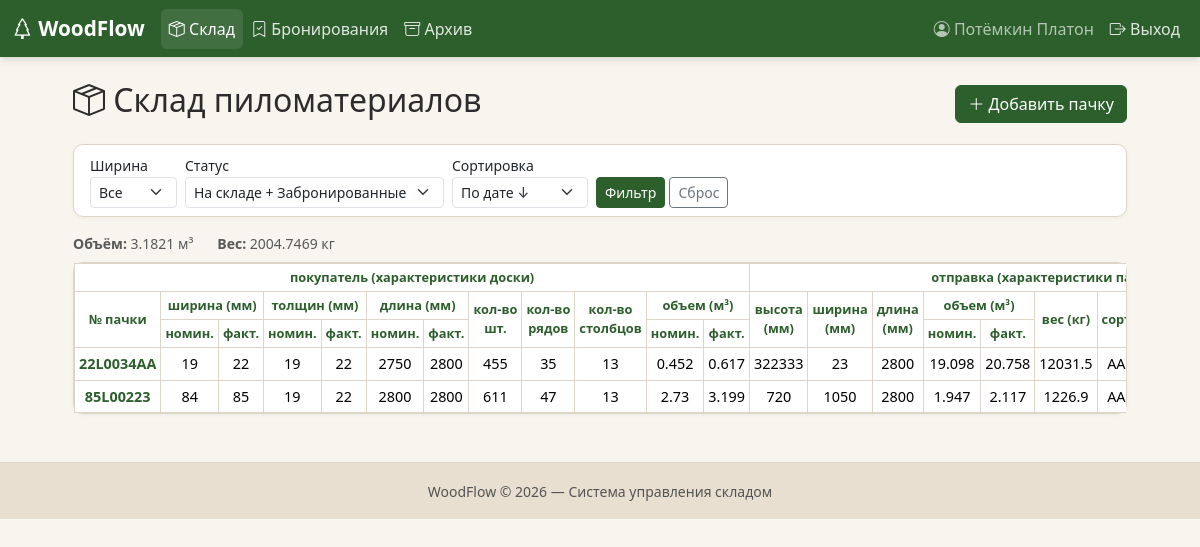
The app's page /stock (signed in) with its own data.
### models.py (models this page shows, shortened)
class User(UserMixin, db.Model):
    __tablename__ = "users"
    id = db.Column(db.Integer, primary_key=True)
    username = db.Column(db.String(80), unique=True, nullable=False)
    password_hash = db.Column(db.String(256), nullable=False)
    full_name = db.Column(db.String(150), default="")
    is_admin = db.Column(db.Boolean, default=False)
    is_active_user = db.Column(db.Boolean, default=True)
    created_at = db.Column(db.DateTime, default=lambda: datetime.now(ZoneInfo("Europe/Moscow")))
    @property
    def is_active(self):
        return self.is_active_user

class WoodPack(db.Model):
    __tablename__ = "wood_packs"
    id = db.Column(db.Integer, primary_key=True)
    number_pac = db.Column(db.String(16), default="", nullable=True)  # номер пачки
    grade = db.Column(db.String(5), default="")  # сорт
    width_fact_for_tam = db.Column(db.Float, nullable=False)  # мм ширина пачки
    width_fact_for_pok = db.Column(db.Float, nullable=True)  # мм ширина доски
    width_nominal_for_pok = db.Column(db.Float, nullable=True)
    thickness_fact_for_tam = db.Column(db.Float, nullable=False)  # мм толщина пачки
    thickness_fact_for_pok = db.Column(db.Float, nullable=True)  # мм толщина доски
    thickness_nominal_for_pok = db.Column(db.Float, nullable=True)
    length_nominal = db.Column(db.Float, nullable=True)  # мм длина доски
    length_fact = db.Column(db.Float, nullable=True)  # мм длина доски
    length_pack = db.Column(db.Float, nullable=False)  # мм длина пачки
    quantity = db.Column(db.Integer, nullable=True) # количество
    quantity_layers = db.Column(db.Integer, nullable=True) # количество слоёв
    quantity_in_layer = db.Column(db.Integer, nullable=True) # количество в слою
    volume_nominal_for_pok = db.Column(db.Float, nullable=True)
    volume_fact_for_pok = db.Column(db.Float, nullable=True)
    volume_nominal_for_tam = db.Column(db.Float, nullable=True)
    volume_fact_for_tam = db.Column(db.Float, nullable=True)
    weight_nominal_for_pok = db.Column(db.Float, nullable=True)
    weight_fact_for_pok = db.Column(db.Float, nullable=True)
    weight_nominal_for_tam = db.Column(db.Float, nullable=True)
    weight_fact_for_tam = db.Column(db.Float, nullable=True)
    status = db.Column(db.String(20), default="на_складе")
    notes = db.Column(db.Text, default="")
    created_at = db.Column(db.DateTime, default=lambda: datetime.now(ZoneInfo("Europe/Moscow")))
    created_by = db.Column(db.Integer, db.ForeignKey("users.id"))
    booking_id = db.Column(db.Integer, db.ForeignKey("bookings.id"), nullable=True)

### app.py (the view)
@app.route("/stock")
@login_required
def stock():
    q = WoodPack.query
    f_width = request.args.get("width", "")
    f_status = request.args.get("status", "")
    if f_width:
        q = q.filter(WoodPack.width_fact_for_pok == f_width)
    if f_status:
        q = q.filter(WoodPack.status == f_status)
    else:
        q = q.filter(WoodPack.status.in_(["на_складе", "забронирована"]))
    sort = request.args.get("sort", "date_desc")
    if sort == "width":
        q = q.order_by(WoodPack.width_fact_for_pok)
    elif sort == "volume":
        q = q.order_by(WoodPack.volume.desc())
    else:
        q = q.order_by(WoodPack.created_at.desc())
    page = request.args.get("page", 1, type=int)
    packs = q.paginate(page=page, per_page=25, error_out=False)
    all_widths = (
        db.session.query(WoodPack.width_fact_for_pok)
        .distinct()
        .order_by(WoodPack.width_fact_for_pok)
        .all()
    )
    displayed_packs = q.all()
    sum_volume = round(sum(p.volume_nominal_for_pok for p in displayed_packs), 4)
    sum_weight = round(sum(p.weight_nominal_for_pok for p in displayed_packs), 4)
    return render_template(
        "stock.html",
        packs=packs,
        all_widths=[w[0] for w in all_widths],
        f_width=f_width,
        f_status=f_status,
        sort=sort,
        sum_volume=sum_volume,
        sum_weight=sum_weight
    )

### app.py (called while the page is built)
@login_manager.user_loader
def load_user(user_id):
    return db.session.get(User, int(user_id))

### templates/stock.html (shortened to what this page needs)
{% extends "base.html" %}
{% block content %}
<div class="row justify-content-center">
<div class="col-lg-11">
    <div class="d-flex justify-content-between align-items-center mb-3">
        <h2><i class="bi bi-box-seam"></i> Склад пиломатериалов</h2>
        <a href="{{ url_for('add_pack') }}" class="btn btn-wf-green">
            <i class="bi bi-plus-lg"></i> Добавить пачку
        </a>
    </div>
    <div class="card wf-card mb-3">
        <div class="card-body py-2">
            <form method="get" class="row g-2 align-items-end">
                <div class="col-auto">
                    <label class="form-label small mb-0">Ширина</label>
                    <select name="width" class="form-select form-select-sm">
                        <option value="">Все</option>
                    </select>
                </div>
                <div class="col-auto">
                    <label class="form-label small mb-0">Статус</label>
                    <select name="status" class="form-select form-select-sm">
                        <option value="">На складе + Забронированные</option>
                    </select>
                </div>
                <div class="col-auto">
                    <label class="form-label small mb-0">Сортировка</label>
                    <select name="sort" class="form-select form-select-sm">
                        <option value="date_desc" {{ "selected" if sort == "date_desc" }}>По дате ↓</option>
                    </select>
                </div>
                <div class="col-auto">
                    <button class="btn btn-sm btn-wf-green">Фильтр</button>
                    <a href="{{ url_for('stock') }}" class="btn btn-sm btn-outline-secondary">Сброс</a>
                </div>
            </form>
        </div>
    </div>
    <div class="d-flex gap-4 mb-2 small text-muted">
        <span><b>Объём:</b> {{ sum_volume }} м³</span>
        <span><b>Вес:</b> {{ sum_weight }} кг</span>
    </div>
    <div class="card wf-card">
        <div class="table-responsive">
            <table class="table table-bordered table-hover table-sm mb-0 align-middle text-center table-dense">
                <thead class="wf-thead">
                    <tr>
                        <th colspan="12">покупатель (характеристики доски)</th>
                        <th colspan="10">отправка (характеристики пачки)</th>
                    </tr>
                    <tr>
                        <th rowspan="2" style="vertical-align: middle;">№ пачки</th>
                        <th colspan="2">ширина (мм)</th>
                        <th colspan="2">толщин (мм)</th>
                        <th colspan="2">длина (мм)</th>
                        <th rowspan="2" style="vertical-align: middle;">кол-во<br> шт.</th>
                        <th rowspan="2" style="vertical-align: middle;">кол-во<br> рядов</th>
                        <th rowspan="2" style="vertical-align: middle;">кол-во<br> столбцов</th>
                        <th colspan="2">объем (м³)</th>
                        <th rowspan="2" style="vertical-align: middle;">высота<br> (мм)</th>
                        <th rowspan="2" style="vertical-align: middle;">ширина<br> (мм)</th>
                        <th rowspan="2" style="vertical-align: middle;">длина<br> (мм)</th>
                        <th colspan="2">объем (м³)</th>
                        <th rowspan="2" style="vertical-align: middle;">вес (кг)</th>
                        <th rowspan="2" style="vertical-align: middle;">сорт</th>
                    </tr>
                    <tr>
                        <th>номин.</th>
                        <th>факт.</th>
                        <th>номин.</th>
                        <th>факт.</th>
                        <th>номин.</th>
                        <th>факт.</th>
                        <th>номин.</th>
                        <th>факт.</th>
                        <th>номин.</th>
                        <th>факт.</th>
                    </tr>
                </thead>
                <tbody>
                {% for p in packs.items %}
                <tr>
                    <td class="fw-bold text-wf-green">{{ p.number_pac }}</td>
                    <td>{{ p.width_nominal_for_pok|int if p.width_nominal_for_pok else "---" }}</td>
                    <td>{{ p.width_fact_for_pok|int if p.width_fact_for_pok else "---" }}</td>
                    <td>{{ p.thickness_nominal_for_pok|int if p.thickness_nominal_for_pok else "---" }}</td>
                    <td>{{ p.thickness_fact_for_pok|int if p.thickness_fact_for_pok else "---" }}</td>
                    <td>{{ p.length_nominal|int if p.length_nominal else "---" }}</td>
                    <td>{{ p.length_fact|int if p.length_fact else "---" }}</td>
                    <td>{{ p.quantity if p.quantity else "---" }}</td>
                    <td>{{ p.quantity_layers if p.quantity_layers else "---" }}</td>
                    <td>{{ p.quantity_in_layer if p.quantity_in_layer else "---" }}</td>
                    <td>{{ p.volume_nominal_for_pok | round(3) if p.volume_nominal_for_pok else "---" }}</td>
                    <td>{{ p.volume_fact_for_pok | round(3) if p.volume_fact_for_pok else "---" }}</td>
                    <td>{{ p.thickness_fact_for_tam|int }}</td>
                    <td>{{ p.width_fact_for_tam|int }}</td>
                    <td>{{ p.length_pack|int }}</td>
                    <td>{{ p.volume_nominal_for_tam | round(3)}}</td>
                    <td>{{ p.volume_fact_for_tam | round(3) }}</td>
                    <td>{{ p.weight_nominal_for_tam| round(1) }}</td>
                    <td>{{ p.grade }}</td>
                </tr>
                {% else %}
                <tr><td colspan="16" class="text-center text-muted py-4">Нет данных</td></tr>
                {% endfor %}
                </tbody>
            </table>
        </div>
    </div>
</div>
</div>
{% endblock %}

### templates/base.html (shortened to what this page needs)
<!DOCTYPE html>
<html lang="ru">
<head>
    <link href="https://cdn.jsdelivr.net/npm/bootstrap@5.3.2/dist/css/bootstrap.min.css" rel="stylesheet">
    <link href="https://cdn.jsdelivr.net/npm/bootstrap-icons@1.11.1/font/bootstrap-icons.css" rel="stylesheet">
    <link href="{{ url_for('static', filename='css/style.css') }}" rel="stylesheet">
</head>
<body>
{% if current_user.is_authenticated %}
<nav class="navbar navbar-expand-lg navbar-dark wf-navbar">
    <div class="container-fluid">
        <a class="navbar-brand fw-bold" href="{{ url_for('dashboard') }}">
            <i class="bi bi-tree"></i> WoodFlow
        </a>
        <div class="collapse navbar-collapse" id="navMain">
            <ul class="navbar-nav me-auto">
                <li class="nav-item">
                    <a class="nav-link {% if 'stock' in request.endpoint|default('') %}active{% endif %}"
                       href="{{ url_for('stock') }}">
                        <i class="bi bi-box-seam"></i> Склад
                    </a>
                </li>
                <li class="nav-item">
                    <a class="nav-link {% if 'booking' in request.endpoint|default('') %}active{% endif %}"
                       href="{{ url_for('bookings') }}">
                        <i class="bi bi-bookmark-check"></i> Бронирования
                    </a>
                </li>
                <li class="nav-item">
                    <a class="nav-link {% if 'archive' in request.endpoint|default('') or 'shipment' in request.endpoint|default('') %}active{% endif %}"
                       href="{{ url_for('archive') }}">
                        <i class="bi bi-archive"></i> Архив
                    </a>
                </li>
            </ul>
            <ul class="navbar-nav">
                <li class="nav-item">
                    <span class="nav-link text-light opacity-75">
                        <i class="bi bi-person-circle"></i>
                        {{ current_user.full_name or current_user.username }}
                    </span>
                </li>
                <li class="nav-item">
                    <a class="nav-link" href="{{ url_for('logout') }}">
                        <i class="bi bi-box-arrow-right"></i> Выход
                    </a>
                </li>
            </ul>
        </div>
    </div>
</nav>
{% endif %}
<main class="container-fluid py-4 px-3 px-lg-4">
    {% block content %}{% endblock %}
</main>
<footer class="wf-footer text-center py-3 mt-4">
    <small class="text-muted">WoodFlow © {{ now().year if now is defined else "2026" }} — Система управления складом</small>
</footer>
</body>
</html>

### static/css/style.css (style rules this page uses)
:root { --wf-green: #2D5F2D; --wf-green-hover: #1E4D1E; --wf-green-light: #5B8C5A; --wf-beige: #F8F4EE; --wf-beige-dark: #E8DFD0; --wf-border: #DDD5C8; --wf-text: #2C2C2C; }
body { background-color: var(--wf-beige); color: var(--wf-text); font-family: 'Segoe UI', system-ui, -apple-system, sans-serif; }
.wf-navbar { background-color: var(--wf-green) !important; box-shadow: 0 2px 8px rgba(0,0,0,0.15); }
.wf-navbar .nav-link { color: rgba(255,255,255,0.85) !important; transition: color 0.2s; }
.wf-navbar .nav-link:hover, .wf-navbar .nav-link.active { color: #fff !important; background-color: rgba(255,255,255,0.1); border-radius: 6px; }
.wf-navbar .navbar-brand { color: #fff !important; font-size: 1.3rem; }
.wf-card { background: #fff; border: 1px solid var(--wf-border); border-radius: 10px; box-shadow: 0 1px 4px rgba(0,0,0,0.04); }
.wf-thead { background-color: var(--wf-beige); }
.wf-thead th { font-weight: 600; font-size: 0.85rem; color: var(--wf-green); border-bottom: 2px solid var(--wf-border) !important; white-space: nowrap; }
.table td { font-size: 0.9rem; vertical-align: middle; }
.btn-wf-green { background-color: var(--wf-green); border-color: var(--wf-green); color: #fff; }
.text-wf-green { color: var(--wf-green) !important; }
.wf-footer { background-color: var(--wf-beige-dark); border-top: 1px solid var(--wf-border); }

### templates/stock.html (style rules this page uses)
.table-bordered th, .table-bordered td { border: 1px solid var(--wf-border) !important; }
.table-dense { font-size: 0.85rem; }
.table-dense th { font-size: 0.8rem; padding: 4px; }
.table-dense td { padding: 4px; }

### records on screen
User: full_name "Потёмкин Платон"
WoodPack: number_pac "22L0034AA", width_nominal_for_pok "19", width_fact_for_pok "22", thickness_nominal_for_pok "19", thickness_fact_for_pok "22", length_nominal "2750", length_fact "2800", quantity "455", quantity_layers "35", quantity_in_layer "13", volume_nominal_for_pok "0.452", volume_fact_for_pok "0.617", thickness_fact_for_tam "322333", width_fact_for_tam "23", length_pack "2800", volume_nominal_for_tam "19.098", volume_fact_for_tam "20.758", weight_nominal_for_tam "12031.5", grade "AA"
WoodPack: number_pac "85L00223", width_nominal_for_pok "84", width_fact_for_pok "85", thickness_nominal_for_pok "19", thickness_fact_for_pok "22", length_nominal "2800", length_fact "2800", quantity "611", quantity_layers "47", quantity_in_layer "13", volume_nominal_for_pok "2.73", volume_fact_for_pok "3.199", thickness_fact_for_tam "720", width_fact_for_tam "1050", length_pack "2800", volume_nominal_for_tam "1.947", volume_fact_for_tam "2.117", weight_nominal_for_tam "1226.9", grade "AA"

### other values on screen
{{ sum_volume }} "3.1821"
{{ sum_weight }} "2004.7469"
